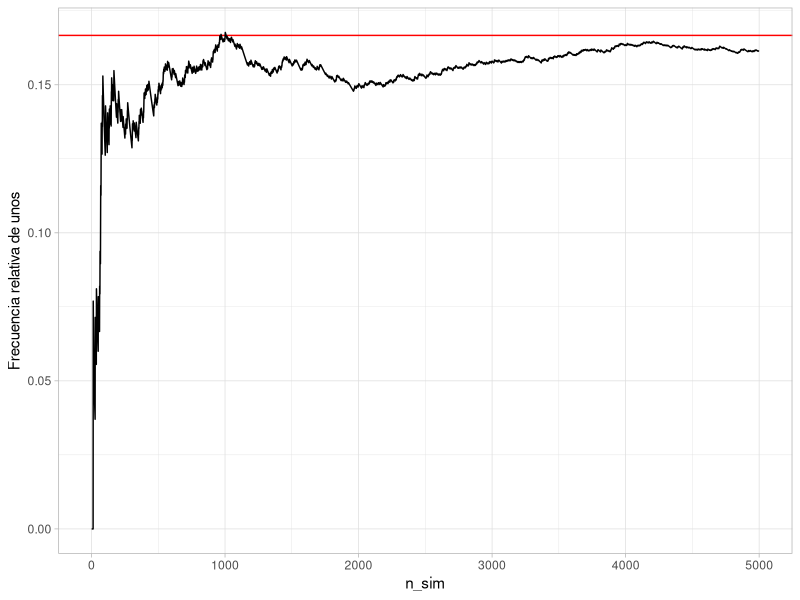
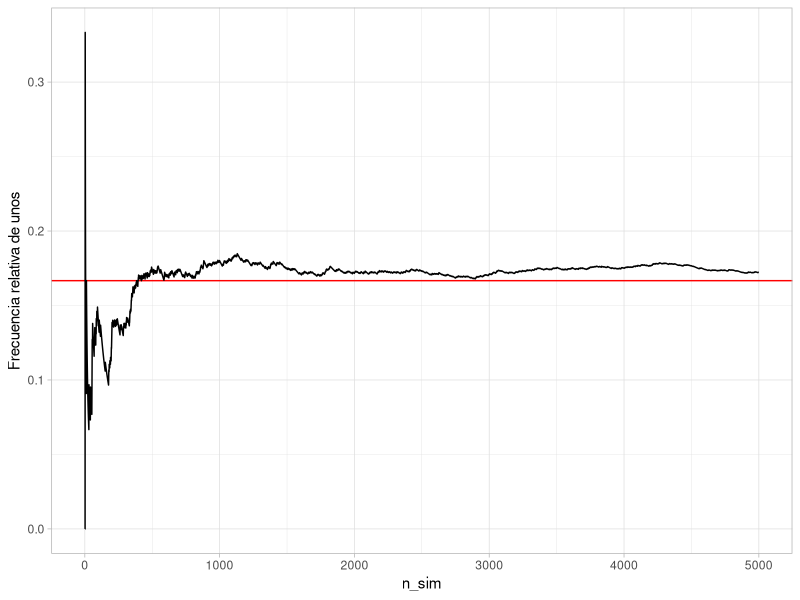
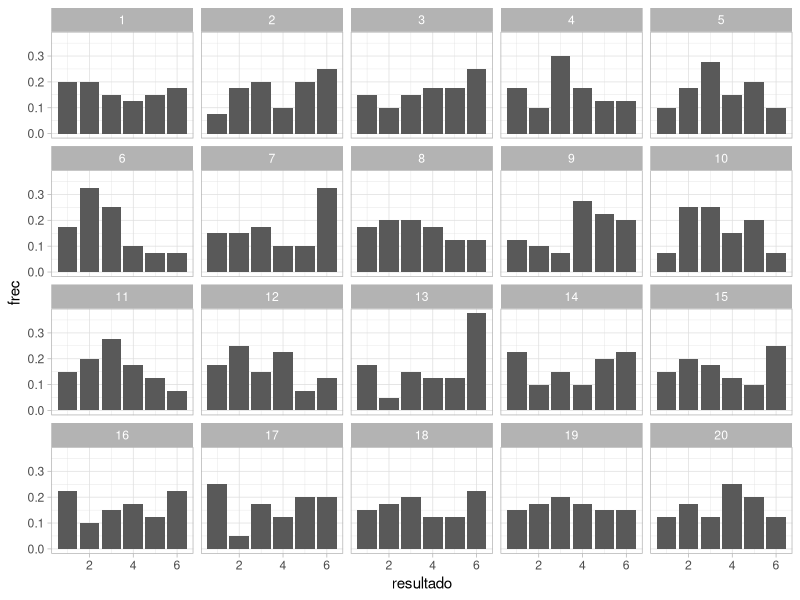
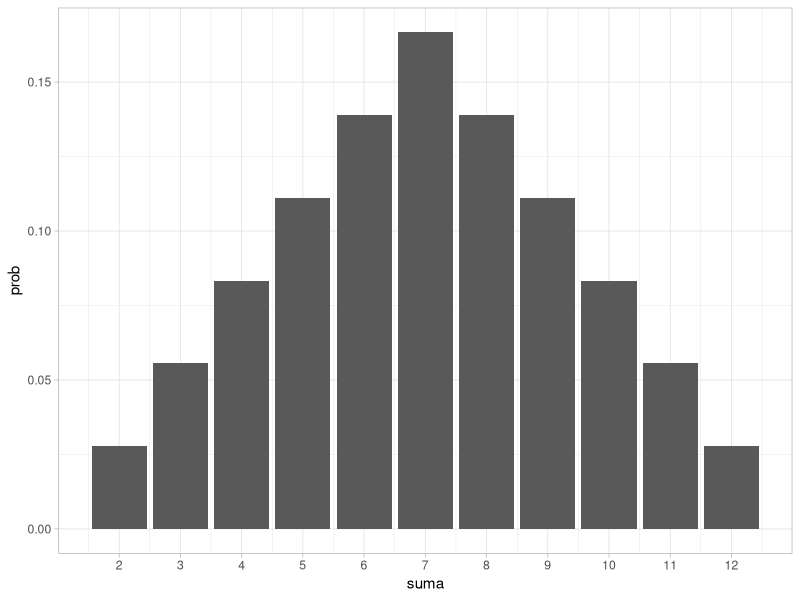

Here is the R script that generated these plots, in order:
## ---- chunk 1
ggplot2::theme_set(ggplot2::theme_light())
library(tidyverse)
library(patchwork)
library(kableExtra)
## ---- chunk 2
simular_dado <- function(caras = 1:6){
   sample(caras, 1)
}
simular_dado()
## ---- chunk 3
set.seed(199213)
n <- 5000
sims_dado <- map_df(1:n, ~ c(n_sim = .x, resultado = simular_dado()))
head(sims_dado) 
## ---- chunk 4
sims_dado %>% 
   count(resultado) %>% 
   mutate(frec_relativa = n / sum(n))
## ---- chunk 5
sims_dado %>% 
   mutate(no_unos = cumsum(resultado == 1)) %>% 
   mutate(frec_uno = no_unos / n_sim) %>%
   filter(n_sim < 5000) %>% 
ggplot(aes(x = n_sim, y = frec_uno)) +
   geom_hline(yintercept = 1/6, colour = "red") +
   geom_line() + ylab("Frecuencia relativa de unos")

## ---- chunk 6
sims_dado <- map_df(1:n, ~ c(n_sim = .x, resultado = simular_dado()))
sims_dado %>% 
   mutate(no_unos = cumsum(resultado == 1)) %>% 
   mutate(frec_uno = no_unos / n_sim) %>%
   filter(n_sim < 5000) %>% 
ggplot(aes(x = n_sim, y = frec_uno)) +
   geom_hline(yintercept = 1/6, colour = "red") +
   geom_line() + ylab("Frecuencia relativa de unos")
## ---- chunk 7
frecs_obs <- tibble(resultado = 1:6,
                    n = c(5, 7, 5, 10, 8, 5)) %>% 
   mutate(frec = n / sum(n))
frecs_obs %>% kable(digits = 2)
## ---- chunk 8
set.seed(8834)
# una vez
sim_exp <- map_df(1:40, ~ c(id = .x, resultado = simular_dado()))
# 19 veces
sims_exp <- map_df(1:19, function(x){
         sims <- map_df(1:40, ~ c(id = .x, resultado = simular_dado()) )
         sims$rep <- x
         sims
         })
## ---- chunk 9
frec_sims <- sims_exp %>% 
   group_by(rep, resultado) %>% 
   summarise(n = n()) %>% 
   mutate(frec = n / sum(n))
obs_sims_tbl <- bind_rows(frec_sims, frecs_obs %>% mutate(rep = 20))
ggplot(obs_sims_tbl, aes(x = resultado, y = frec)) +
   geom_col() +
   facet_wrap(~rep)
## ---- chunk 10
probs_suma <- tibble(suma = 2:12) %>% 
   mutate(prob = (6 - abs(suma - 7)) / 36)
probs_suma %>% kable(digits = 3)
## ---- chunk 11
g_teorica <- ggplot(probs_suma, aes(x = suma, y = prob)) +
   geom_col() +
   scale_x_continuous(breaks = 2:12)
g_teorica
## ---- chunk 12
sim_dados <- function(num_dados = 2, num_caras = 6){
   resultado <- sample(1:num_caras, num_dados, replace = TRUE)
   names(resultado) <- paste0("dado_", 1:num_dados)
   resultado
}
sim_dados()
## ---- chunk 13
set.seed(2323)
sims <- map_df(1:10000, ~ sim_dados())
sims
## ---- chunk 14
sims_e <- 
   sims %>% 
   mutate(suma = dado_1 + dado_2) %>% 
   mutate(evento_E = (suma > 9)) 
sims_e
## ---- chunk 15
sims_e %>% 
   summarise(frec_e = mean(evento_E))
## ---- chunk 16
set.seed(232)
pelotas <- c("dorada", rep("otra", 99))
sim_extraccion <- function(){
    sample(pelotas, 20, replace = FALSE)
}
sim_extraccion()
## ---- chunk 17
sims_pelotas <- map(1:10000, ~ sim_extraccion())
sims_pelotas[1:2]
## ---- chunk 18
evento_dorada <- map_lgl(sims_pelotas, ~ any(str_detect(.x, "dorada")))
evento_dorada[1:10]                   
## ---- chunk 19
mean(evento_dorada)
## ---- chunk 20
simular_3_puntos <- function(){
   puntos_angulo <- 0:14 * (2  *pi / 15)
   sample(puntos_angulo, 3)
}
simular_3_puntos()
## ---- chunk 21
es_equilatero <- function(tres_puntos){
   tol <- 10^(-6)
   puntos_ord <- sort(tres_puntos)
   dif_1 <- puntos_ord[3] - puntos_ord[2]
   dif_2 <- puntos_ord[2] - puntos_ord[1]
   dif_3 <- 2*pi + puntos_ord[1] - puntos_ord[3]
   if(abs(dif_1 - dif_2) < tol & abs(dif_2 - dif_3) < tol){
      equilatero <- TRUE
   } else {
      equilatero <- FALSE
   }
   equilatero
}
## ---- chunk 22
sims_puntos <- map(1:50000, ~ simular_3_puntos())
## ---- chunk 23
evento <- map_lgl(sims_puntos, ~ es_equilatero(.x))
## ---- chunk 24
mean(evento)
